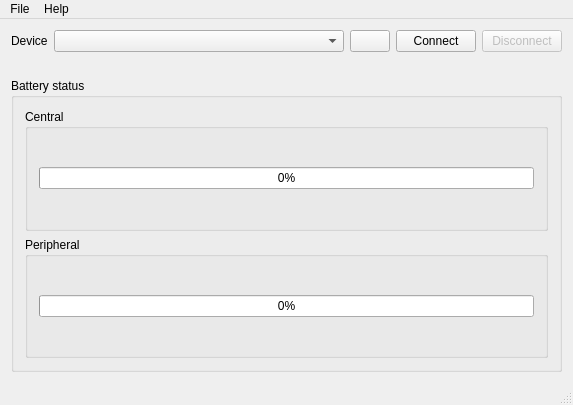
<?xml version="1.0" encoding="UTF-8"?>
<ui version="4.0">
 <class>MainWindow</class>
 <widget class="QMainWindow" name="MainWindow">
  <property name="windowModality">
   <enum>Qt::NonModal</enum>
  </property>
  <property name="enabled">
   <bool>true</bool>
  </property>
  <property name="geometry">
   <rect>
    <x>0</x>
    <y>0</y>
    <width>573</width>
    <height>405</height>
   </rect>
  </property>
  <property name="sizePolicy">
   <sizepolicy hsizetype="Fixed" vsizetype="Fixed">
    <horstretch>0</horstretch>
    <verstretch>0</verstretch>
   </sizepolicy>
  </property>
  <property name="windowTitle">
   <string>zmkBATx</string>
  </property>
  <property name="windowIcon">
   <iconset resource="../../resources.qrc">
    <normaloff>:/icons/main.png</normaloff>:/icons/main.png</iconset>
  </property>
  <widget class="QWidget" name="centralWidget">
   <layout class="QGridLayout" name="gridLayout">
    <item row="0" column="0">
     <layout class="QHBoxLayout" name="horizontalLayout_3" stretch="0,1,0,0,0">
      <item>
       <widget class="QLabel" name="label">
        <property name="text">
         <string>Device</string>
        </property>
       </widget>
      </item>
      <item>
       <widget class="QComboBox" name="devicesComboBox"/>
      </item>
      <item>
       <widget class="QPushButton" name="bleScanButton">
        <property name="sizePolicy">
         <sizepolicy hsizetype="Fixed" vsizetype="Fixed">
          <horstretch>0</horstretch>
          <verstretch>0</verstretch>
         </sizepolicy>
        </property>
        <property name="text">
         <string/>
        </property>
        <property name="icon">
         <iconset resource="../../resources.qrc">
          <normaloff>:/icons/reload.png</normaloff>:/icons/reload.png</iconset>
        </property>
       </widget>
      </item>
      <item>
       <widget class="QPushButton" name="connectButton">
        <property name="text">
         <string>Connect</string>
        </property>
       </widget>
      </item>
      <item>
       <widget class="QPushButton" name="disconnectButton">
        <property name="enabled">
         <bool>false</bool>
        </property>
        <property name="text">
         <string>Disconnect</string>
        </property>
       </widget>
      </item>
     </layout>
    </item>
    <item row="2" column="0">
     <layout class="QVBoxLayout" name="verticalLayout">
      <item>
       <widget class="QGroupBox" name="gBoxBatteryInfo">
        <property name="title">
         <string>Battery status</string>
        </property>
        <layout class="QVBoxLayout" name="verticalLayout_3">
         <item>
          <widget class="QGroupBox" name="gBoxCentral">
           <property name="minimumSize">
            <size>
             <width>0</width>
             <height>0</height>
            </size>
           </property>
           <property name="title">
            <string>Central</string>
           </property>
           <layout class="QHBoxLayout" name="horizontalLayout_4">
            <item>
             <widget class="QProgressBar" name="progBarCentral">
              <property name="value">
               <number>0</number>
              </property>
             </widget>
            </item>
           </layout>
          </widget>
         </item>
         <item>
          <widget class="QGroupBox" name="gBoxParipheral">
           <property name="title">
            <string>Peripheral</string>
           </property>
           <layout class="QHBoxLayout" name="horizontalLayout_5">
            <item>
             <widget class="QProgressBar" name="progBarPeripheral">
              <property name="value">
               <number>0</number>
              </property>
             </widget>
            </item>
           </layout>
          </widget>
         </item>
        </layout>
       </widget>
      </item>
     </layout>
    </item>
    <item row="1" column="0">
     <spacer name="horizontalSpacer">
      <property name="orientation">
       <enum>Qt::Horizontal</enum>
      </property>
      <property name="sizeHint" stdset="0">
       <size>
        <width>40</width>
        <height>20</height>
       </size>
      </property>
     </spacer>
    </item>
   </layout>
  </widget>
  <widget class="QMenuBar" name="menuBar">
   <property name="geometry">
    <rect>
     <x>0</x>
     <y>0</y>
     <width>573</width>
     <height>19</height>
    </rect>
   </property>
   <widget class="QMenu" name="menuFile">
    <property name="title">
     <string>File</string>
    </property>
    <addaction name="actionPreferences"/>
    <addaction name="actionQuit"/>
   </widget>
   <widget class="QMenu" name="menuHelp">
    <property name="title">
     <string>Help</string>
    </property>
    <addaction name="actionAbout"/>
   </widget>
   <addaction name="menuFile"/>
   <addaction name="menuHelp"/>
  </widget>
  <widget class="QStatusBar" name="statusBar"/>
  <action name="actionQuit">
   <property name="text">
    <string>Exit</string>
   </property>
  </action>
  <action name="actionPreferences">
   <property name="text">
    <string>Preferences...</string>
   </property>
  </action>
  <action name="actionAbout">
   <property name="text">
    <string>About</string>
   </property>
  </action>
 </widget>
 <layoutdefault spacing="6" margin="11"/>
 <resources>
  <include location="../../resources.qrc"/>
 </resources>
 <connections/>
</ui>
